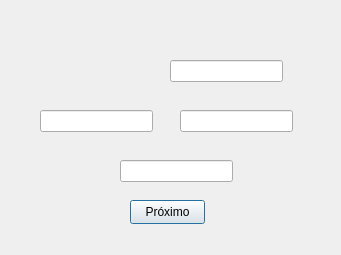
<?xml version="1.0" encoding="UTF-8"?>
<ui version="4.0">
 <class>Dialog_Mescla_Deslocando</class>
 <widget class="QDialog" name="Dialog_Mescla_Deslocando">
  <property name="geometry">
   <rect>
    <x>0</x>
    <y>0</y>
    <width>341</width>
    <height>255</height>
   </rect>
  </property>
  <property name="windowTitle">
   <string>Dialog</string>
  </property>
  <widget class="QLineEdit" name="Num_Imagens">
   <property name="geometry">
    <rect>
     <x>170</x>
     <y>60</y>
     <width>113</width>
     <height>22</height>
    </rect>
   </property>
  </widget>
  <widget class="QLineEdit" name="Imagem1">
   <property name="geometry">
    <rect>
     <x>40</x>
     <y>110</y>
     <width>113</width>
     <height>22</height>
    </rect>
   </property>
  </widget>
  <widget class="QLineEdit" name="Imagem2">
   <property name="geometry">
    <rect>
     <x>180</x>
     <y>110</y>
     <width>113</width>
     <height>22</height>
    </rect>
   </property>
  </widget>
  <widget class="QPushButton" name="bt_Proximo">
   <property name="geometry">
    <rect>
     <x>130</x>
     <y>200</y>
     <width>75</width>
     <height>24</height>
    </rect>
   </property>
   <property name="text">
    <string>Próximo</string>
   </property>
  </widget>
  <widget class="QLineEdit" name="Angulo">
   <property name="geometry">
    <rect>
     <x>120</x>
     <y>160</y>
     <width>113</width>
     <height>22</height>
    </rect>
   </property>
  </widget>
 </widget>
 <resources/>
 <connections/>
</ui>
